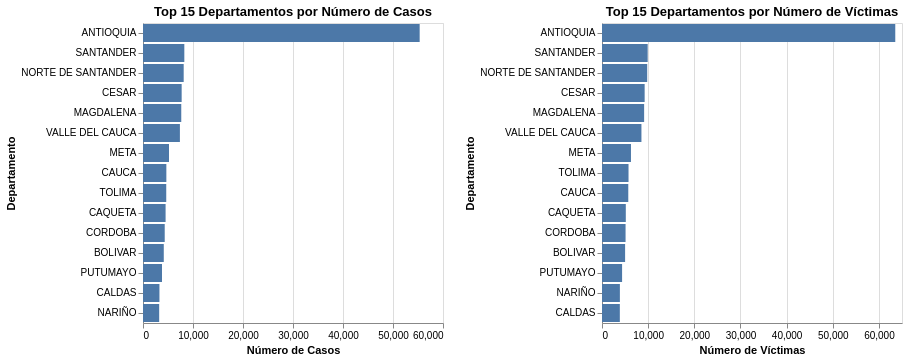

Notebook code cell kept with this figure:
### Markdown cell above
### H3

### Code cell
# HIPÓTESIS 3: Ciertas regiones tienen mayor incidencia
print("HIPÓTESIS 3: Regiones con mayor incidencia")

import altair as alt
import pandas as pd
import numpy as np
from scipy import stats

# Análisis por departamento
departamento_counts = df_clean['Departamento'].value_counts().reset_index()
departamento_counts.columns = ['Departamento', 'Número de Casos']
departamento_victimas = df_clean.groupby('Departamento')['Total de Víctimas del Caso'].sum().sort_values(ascending=False).reset_index()
departamento_victimas.columns = ['Departamento', 'Total de Víctimas']


print("Top 10 departamentos por número de casos:")
print(departamento_counts.head(10))
print("\nTop 10 departamentos por número de víctimas:")
print(departamento_victimas.head(10))

# Calcular tasas (si tenemos datos de población sería mejor)
total_casos = len(df_clean)
total_victimas = df_clean['Total de Víctimas del Caso'].sum()

# Ensure 'ANTIOQUIA' is in the index before accessing
top_5_casos_deptos = departamento_counts.head(5)['Departamento'].tolist()
top_5_casos = departamento_counts[departamento_counts['Departamento'].isin(top_5_casos_deptos)]['Número de Casos'].sum() / total_casos * 100

top_5_victimas_deptos = departamento_victimas.head(5)['Departamento'].tolist()
top_5_victimas = departamento_victimas[departamento_victimas['Departamento'].isin(top_5_victimas_deptos)]['Total de Víctimas'].sum() / total_victimas * 100


print(f"\nLos 5 departamentos con más casos concentran el {top_5_casos:.2f}% de todos los casos")
print(f"Los 5 departamentos con más víctimas concentran el {top_5_victimas:.2f}% de todas las víctimas")

# Prueba de concentración (índice de Gini simplificado)
def gini_coefficient(x):
    # Ordenar y calcular el índice de Gini
    x = np.sort(x)
    n = len(x)
    index = np.arange(1, n + 1)
    return (np.sum((2 * index - n - 1) * x)) / (n * np.sum(x))

gini_casos = gini_coefficient(departamento_counts['Número de Casos'].values)
gini_victimas = gini_coefficient(departamento_victimas['Total de Víctimas'].values)

print(f"\nÍndice de Gini para concentración de casos: {gini_casos:.3f}")
print(f"Índice de Gini para concentración de víctimas: {gini_victimas:.3f}")

# Visualización con Altair
chart_casos_depto = alt.Chart(departamento_counts.head(15)).mark_bar().encode(
    y=alt.Y('Departamento:O', sort='-x', axis=alt.Axis(title='Departamento')),
    x=alt.X('Número de Casos:Q', title='Número de Casos'),
    tooltip=['Departamento', 'Número de Casos']
).properties(
    title='Top 15 Departamentos por Número de Casos'
).interactive()

chart_victimas_depto = alt.Chart(departamento_victimas.head(15)).mark_bar().encode(
    y=alt.Y('Departamento:O', sort='-x', axis=alt.Axis(title='Departamento')),
    x=alt.X('Total de Víctimas:Q', title='Número de Víctimas'),
    tooltip=['Departamento', 'Total de Víctimas']
).properties(
    title='Top 15 Departamentos por Número de Víctimas'
).interactive()

alt.hconcat(chart_casos_depto, chart_victimas_depto).display()

### Figure 1 — Vega-Lite specification as saved in the notebook (floating-point values rounded to 4 significant figures)
{"config": {"view": {"continuousWidth": 300, "continuousHeight": 300}}, "hconcat": [{"data": {"name": "data-fb9c9517effa721df9ca21790d9a884f"}, "mark": {"type": "bar"}, "encoding": {"tooltip": [{"field": "Departamento", "type": "nominal"}, {"field": "Número de Casos", "type": "quantitative"}], "x": {"field": "Número de Casos", "title": "Número de Casos", "type": "quantitative"}, "y": {"axis": {"title": "Departamento"}, "field": "Departamento", "sort": "-x", "type": "ordinal"}}, "name": "view_7", "title": "Top 15 Departamentos por Número de Casos"}, {"data": {"name": "data-aa7e7f3e4d3f12e99ecdaea188f8e7b0"}, "mark": {"type": "bar"}, "encoding": {"tooltip": [{"field": "Departamento", "type": "nominal"}, {"field": "Total de Víctimas", "type": "quantitative"}], "x": {"field": "Total de Víctimas", "title": "Número de Víctimas", "type": "quantitative"}, "y": {"axis": {"title": "Departamento"}, "field": "Departamento", "sort": "-x", "type": "ordinal"}}, "name": "view_8", "title": "Top 15 Departamentos por Número de Víctimas"}], "params": [{"name": "param_10", "select": {"type": "interval", "encodings": ["x", "y"]}, "bind": "scales", "views": ["view_7"]}, {"name": "param_11", "select": {"type": "interval", "encodings": ["x", "y"]}, "bind": "scales", "views": ["view_8"]}], "$schema": "https://vega.github.io/schema/vega-lite/v5.20.1.json", "datasets": {"data-fb9c9517effa721df9ca21790d9a884f": [{"Departamento": "ANTIOQUIA", "Número de Casos": 55334}, {"Departamento": "SANTANDER", "Número de Casos": 8265}, {"Departamento": "NORTE DE SANTANDER", "Número de Casos": 8138}, {"Departamento": "CESAR", "Número de Casos": 7732}, {"Departamento": "MAGDALENA", "Número de Casos": 7653}, {"Departamento": "VALLE DEL CAUCA", "Número de Casos": 7380}, {"Departamento": "META", "Número de Casos": 5196}, {"Departamento": "CAUCA", "Número de Casos": 4671}, {"Departamento": "TOLIMA", "Número de Casos": 4649}, {"Departamento": "CAQUETA", "Número de Casos": 4518}, {"Departamento": "CORDOBA", "Número de Casos": 4344}, {"Departamento": "BOLIVAR", "Número de Casos": 4156}, {"Departamento": "PUTUMAYO", "Número de Casos": 3798}, {"Departamento": "CALDAS", "Número de Casos": 3288}, {"Departamento": "NARIÑO", "Número de Casos": 3236}], "data-aa7e7f3e4d3f12e99ecdaea188f8e7b0": [{"Departamento": "ANTIOQUIA", "Total de Víctimas": 63542}, {"Departamento": "SANTANDER", "Total de Víctimas": 9899}, {"Departamento": "NORTE DE SANTANDER", "Total de Víctimas": 9795}, {"Departamento": "CESAR", "Total de Víctimas": 9241}, {"Departamento": "MAGDALENA", "Total de Víctimas": 9128}, {"Departamento": "VALLE DEL CAUCA", "Total de Víctimas": 8544}, {"Departamento": "META", "Total de Víctimas": 6277}, {"Departamento": "TOLIMA", "Total de Víctimas": 5747}, {"Departamento": "CAUCA", "Total de Víctimas": 5695}, {"Departamento": "CAQUETA", "Total de Víctimas": 5157}, {"Departamento": "CORDOBA", "Total de Víctimas": 5106}, {"Departamento": "BOLIVAR", "Total de Víctimas": 5006}, {"Departamento": "PUTUMAYO", "Total de Víctimas": 4353}, {"Departamento": "NARIÑO", "Total de Víctimas": 3874}, {"Departamento": "CALDAS", "Total de Víctimas": 3863}]}}
